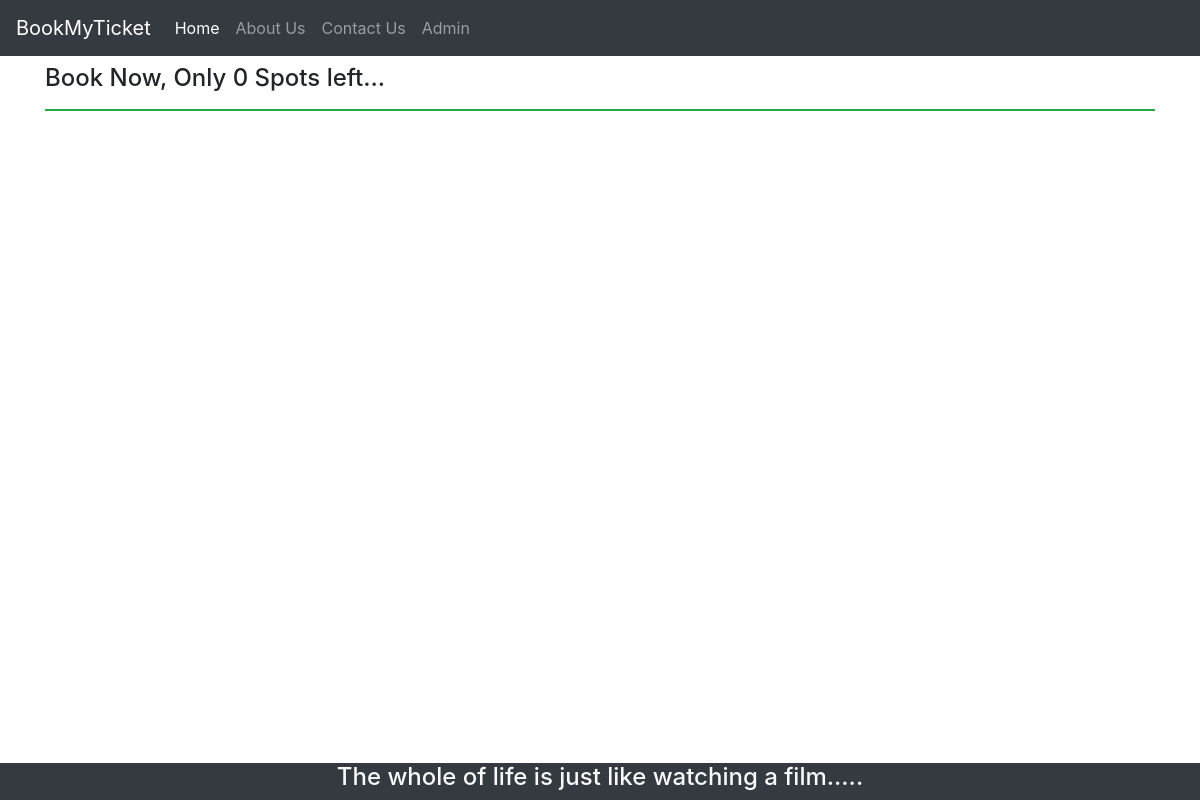
The page /customer/select/seat/5/ on the database as committed earlier.
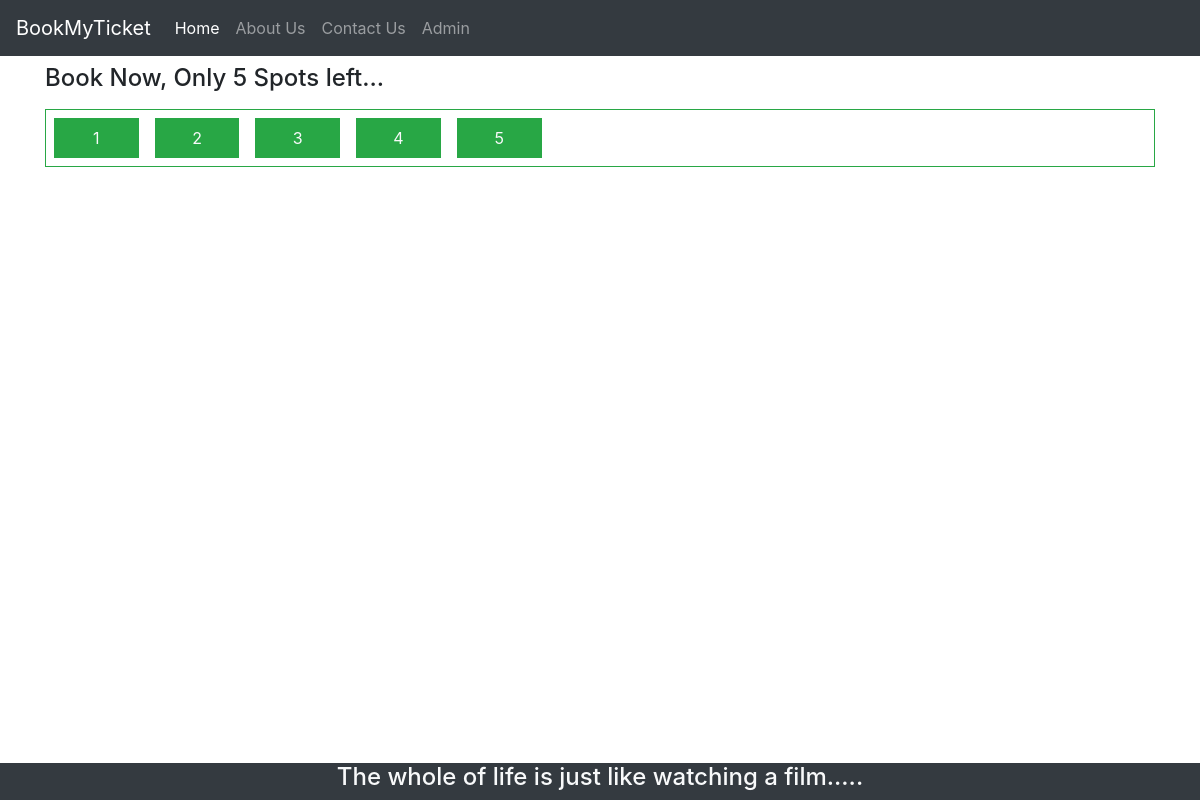
The same page on the database as committed later.
### bookings/models.py (models this page shows, shortened)
class Seats(models.Model):
	BOOKING_STATUS = (
		('BOOKED', 'BOOKED'),
		('AVAILABLE', 'AVAILABLE'),
		('RESERVED','RESERVED'),
		('NOT_AVAILABLE','NOT_AVAILABLE')
	)
	booking_status = models.CharField(max_length=24, null=True, choices=BOOKING_STATUS, default=BOOKING_STATUS[1][0])
	booked_by_cust = models.ForeignKey(Customer, null=True, on_delete= models.SET_NULL)
	shows = models.ForeignKey(Shows, null=True, on_delete= models.SET_NULL)
	class Meta:
		db_table = 'Seats'

### bookings/views.py (the view)
# urls.py: path('customer/select/seat/<show_id>/', views.Cust_Select_Seat, name="select_seat"),
def Cust_Select_Seat(request, show_id):
    seats = Seats.objects.filter(shows=show_id)
    show = Shows.objects.get(id=show_id)
    avail_seats = 0
    for seat in seats:
        if(seat.booking_status == 'AVAILABLE'):
            avail_seats += 1
    context = {
        'seats': seats,
        'avail_seats': avail_seats,
        'show': show,
    }
    return render(request, 'bookings/webpages/Customer/Cust_Select_Seat.html', context)

### bookings/templates/bookings/webpages/Customer/Cust_Select_Seat.html
{% extends 'bookings/common/HeaderAndFooter.html' %}
{% block content %}
<div class="container ">
    <h4 class="mt-2">Book Now, Only {{avail_seats}} Spots left...</h4>
    <div class="grid-container grid-container--fill border border-success mt-3">
        {% for seat in seats %}
        <a href="{% url 'select_payment' seat.id %}">
            <div class="grid-element p-2 m-2 text-light text-center{% if seat.booking_status == 'AVAILABLE' %} bg-success {% else %} bg-danger {% endif %}">
                {{seat.id}}
            </div>
        </a>
        {% endfor %}
    </div>
</div>
{% endblock %}

Rows that differ between the two databases and show on the page:
added Seats: id "1"
added Seats: id "2"
added Seats: id "3"
added Seats: id "4"
added Seats: id "5"
Other text that changed with them:
{{ avail_seats }}: "0" → "5"
